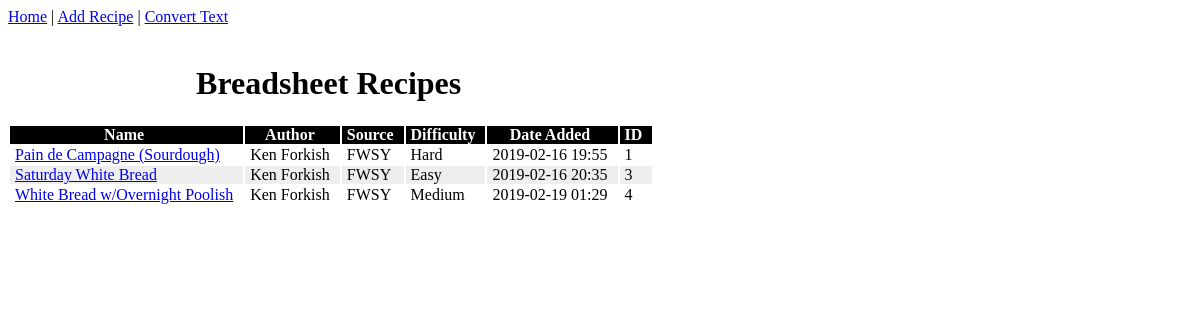
The page /breadsheet on the database its author committed.
### app/models.py (models this page shows, shortened)
class Recipe(db.Model):
    id = db.Column(db.Integer, primary_key=True)
    name = db.Column(db.String(64), index=True, unique=True, nullable=False)
    author = db.Column(db.String(64), index=True)
    source = db.Column(db.String(128), index=True)
    difficulty = db.Column(db.String(1), index=True)
    date_added = db.Column(db.DateTime, index=True, default=datetime.utcnow())
    steps = db.relationship('Step', backref='recipe', lazy='dynamic')

### app/routes.py (the view)
@breadapp.route('/')
@breadapp.route('/index')
@breadapp.route('/breadsheet')
def index():
    recipes = add_recipe_ui_fields(Recipe.query.order_by('id').all())
    return render_template('index.html', title='Breadsheet Home', recipes=recipes)

### app/routes.py (called while the page is built, shortened)
def difficulty_abbrev(abbrev, values):
    for v in values:
        if v.id == abbrev:
            return v.text
    return '--'

def add_recipe_ui_fields(data):
    difficulty_values = Difficulty.query.all()
    if isinstance(data, list):
        for d in data:
            d.difficulty_ui = difficulty_abbrev(d.difficulty, difficulty_values)
            d.date_added_ui = d.date_added.strftime('%Y-%m-%d %H:%M')
    return data

### app/templates/index.html
{% extends "base.html" %}
{% block content %}
    <div id="recipe_list">
        <table id="recipe">
            <tr id="recipe_title_row">
                <td colspan="6"><h1>Breadsheet Recipes</h1></td>
            </tr>
            <tr id="recipe_header_row">
                <th>Name</th>
                <th>Author</th>
                <th>Source</th>
                <th>Difficulty</th>
                <th>Date Added</th>
                <th>ID</th>
            </tr>
            {% for recipe in recipes %}
            <tr id="recipe_row">
                <td><a href="/recipe?id={{ recipe.id }}">{{ recipe.name }}</a></td>
                <td>{{ recipe.author }}</td>
                <td>{{ recipe.source }}</td>
                <td>{{ recipe.difficulty_ui }}</td>
                <td>{{ recipe.date_added_ui }}</td>
                <td>{{ recipe.id }}</td>
            </tr>
            {% endfor %}
        </table>
    </div>
{% endblock %}

### app/templates/base.html (shortened to what this page needs)
<!DOCTYPE html>
<html lang="en">
<head>
</head>
<body>
    <div id="nav">
        <a href="/index">Home</a> |
        <a href="/add_recipe">Add Recipe</a> |
        <a href="/convert_text">Convert Text</a>
    </div>
    {% block content %}
    {% endblock %}
</body>
</html>

### app/templates/base.html (style rules this page uses)
table tr#recipe_title_row { text-align: center; border: none; }
table#recipe th { background-color: black; color: white; }
table#recipe tr:nth-child(even) { background-color: #eee; border: none; padding: 5; }
table#recipe tr:nth-child(odd) { background-color: #fff; border: none; padding: 5; }
td, th { padding: 0 10px 0 5px; }

### rows shown on the page
Recipe: name "Pain de Campagne (Sourdough)", author "Ken Forkish", source "FWSY", difficulty_ui "Hard", date_added_ui "2019-02-16 19:55", id "1"
Recipe: name "Saturday White Bread", author "Ken Forkish", source "FWSY", difficulty_ui "Easy", date_added_ui "2019-02-16 20:35", id "3"
Recipe: name "White Bread w/Overnight Poolish", author "Ken Forkish", source "FWSY", difficulty_ui "Medium", date_added_ui "2019-02-19 01:29", id "4"
